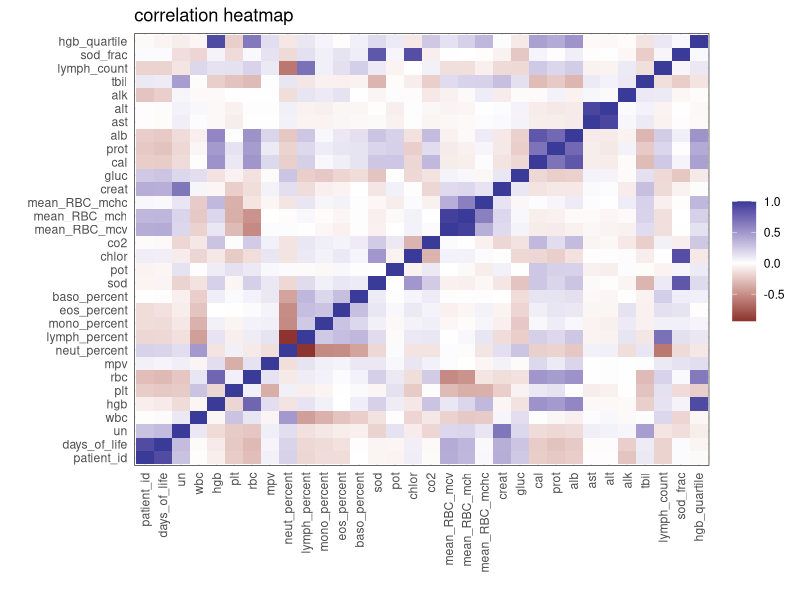
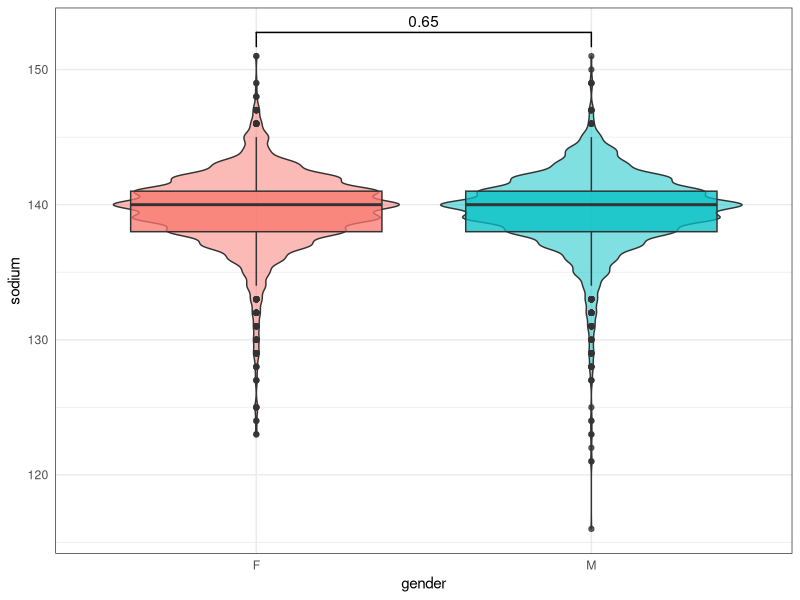
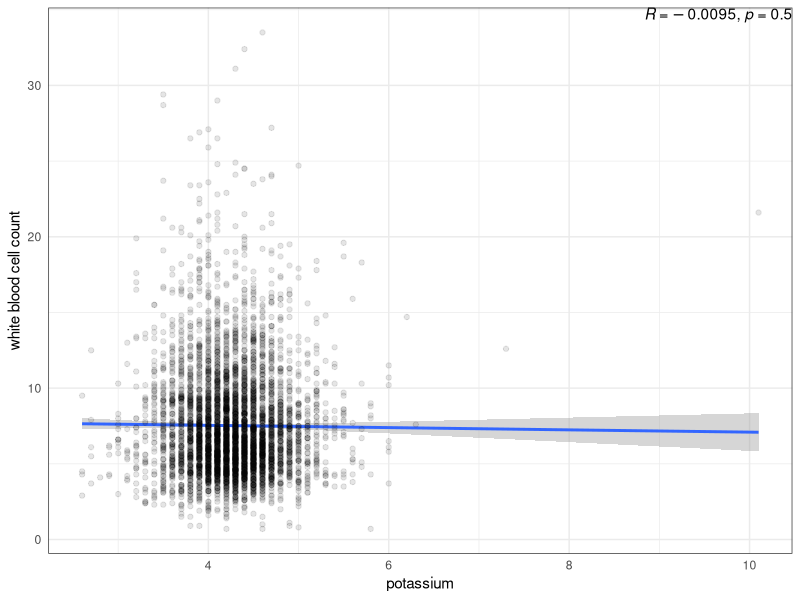
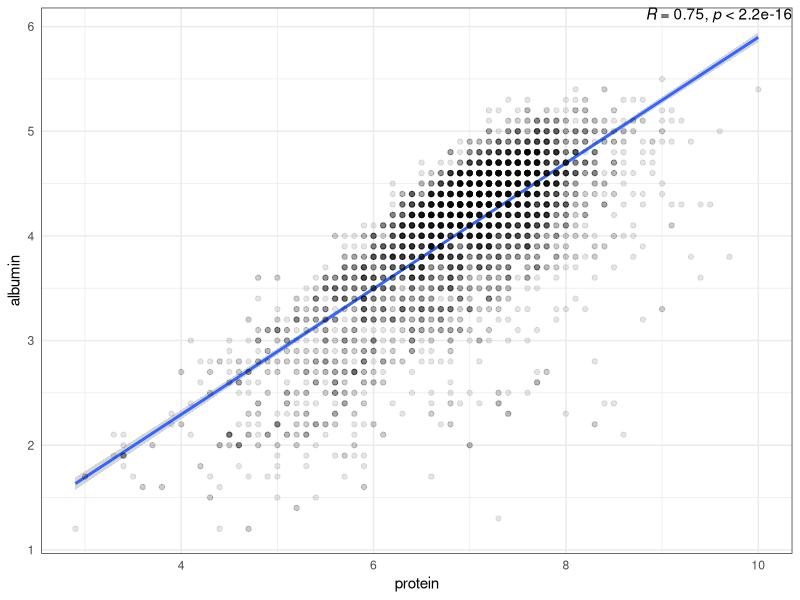
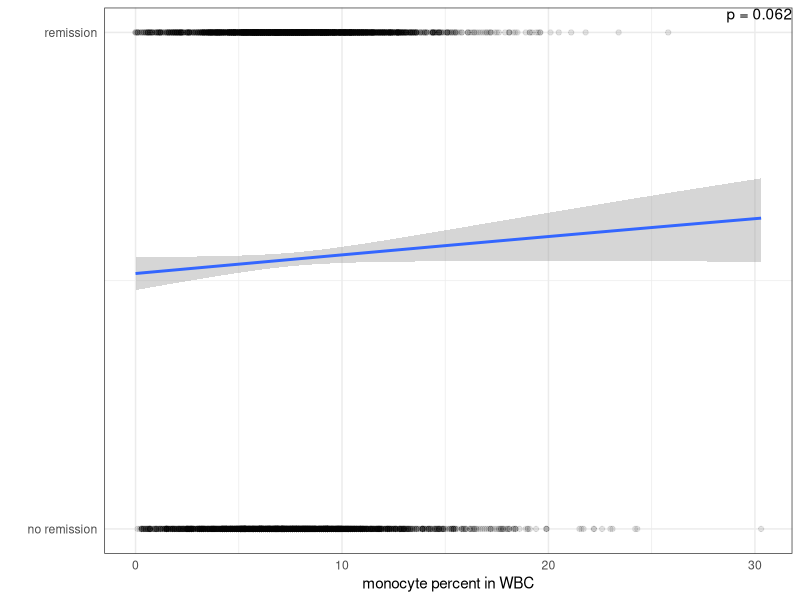
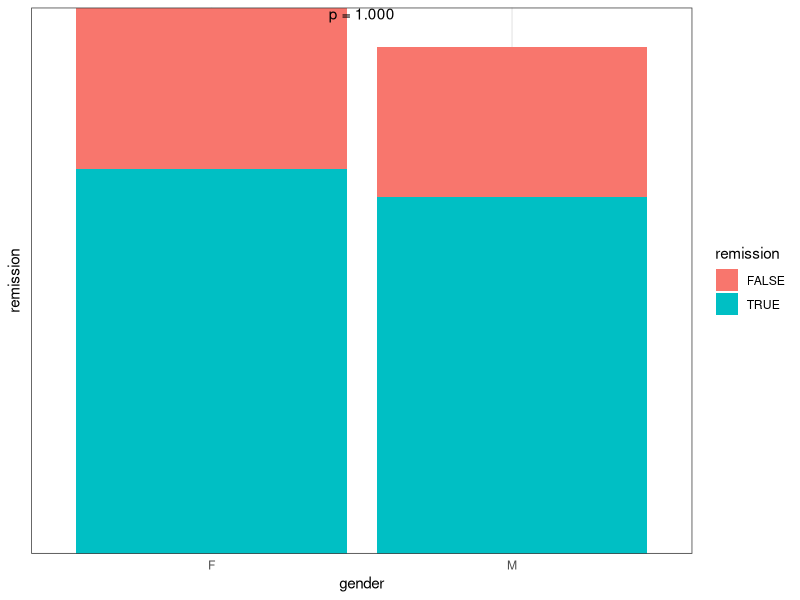
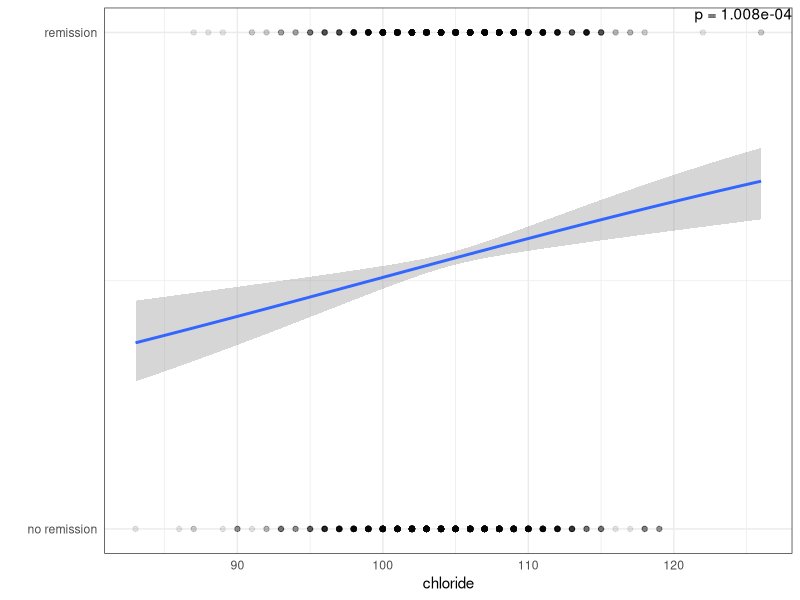
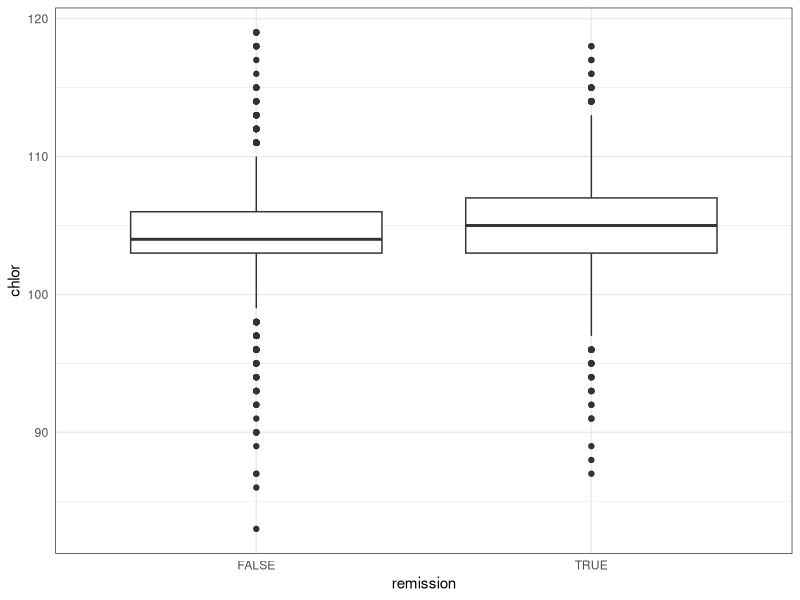

These charts were generated, in order, by the following R code:
## ---- chunk 1
knitr::opts_chunk$set(echo = TRUE)
## ---- chunk 2
library(tidyverse)
library(here)
library(reshape2)
library(ggpubr)
library(patchwork)

df = read_table(here("Data", "joined_adjusted.tsv"))

theme_set(theme_bw() +
            theme(axis.ticks = element_blank()))
## ---- chunk 3
cor(df[, sapply(df, is.numeric)], use = "complete.obs") %>%
  reshape2::melt() %>%
  ggplot(aes(Var1, Var2, fill = value)) +
  geom_tile() +
  scale_fill_gradient2() +
  theme(axis.text.x = element_text(angle = 90, hjust = 1, vjust = .5)) +
  labs(x = "", y = "", fill = "", title = "correlation heatmap")
## ---- chunk 4
df %>%
  ggplot(aes(gender, sod, fill = gender)) +
  geom_violin(alpha = .5) +
  geom_boxplot(alpha = .75) +
  geom_signif(comparisons = list(c("M", "F")), test = "wilcox.test") +
  labs(y = "sodium") +
  theme(legend.position = "none")
## ---- chunk 5
p_val = signif(wilcox.test(df[df$gender == "F",]$sod, df[df$gender == "M",]$sod)$p.value, 2)
## ---- chunk 6
df %>%
  ggplot(aes(pot, wbc)) +
  geom_smooth(method = "lm") +
  geom_point(alpha = .1) +
  stat_cor(label.x = Inf, label.y = Inf, hjust = 1, vjust = 1) +
  labs(x = "potassium", y = "white blood cell count")
## ---- chunk 7
ct = cor.test(df$pot, df$wbc)
pearson_r = signif(ct$estimate, 2)
p_val = signif(ct$p.value, 2)
## ---- chunk 8
df %>%
  ggplot(aes(prot, alb)) +
  geom_smooth(method = "lm") +
  geom_point(alpha = .1) +
  stat_cor(label.x = Inf, label.y = Inf, hjust = 1, vjust = 1) +
  labs(x = "protein", y = "albumin")
## ---- chunk 9
ct = cor.test(df$prot, df$alb)
pearson_r = signif(ct$estimate, 2)
p_val = sub(".*< (\\d+\\.\\d+e-\\d+)$", "\\1", 
            grep("p-value", capture.output(ct), value = T))
## ---- chunk 10
# p-value from logistic regression model
model = glm(remission ~ mono_percent, data = df, family = binomial)
p_val = summary(model)$coefficients[2,4]

df %>%
  ggplot(aes(mono_percent, as.integer(remission))) + 
  geom_smooth(method="glm", method.args=list(family="binomial")) +
  geom_point(alpha = .1) +
  annotate("text", x = Inf, y = Inf, 
           label = sprintf("p = %.3f", p_val), vjust = 1, hjust = 1) +
  labs(x = "monocyte percent in WBC", y = "") +
  scale_y_continuous(breaks = c(0, 1), labels = c("no remission", "remission"))
## ---- chunk 11
# Chi-squared test p-value
contingency_table = table(df$gender, df$remission)
chi_test = chisq.test(contingency_table)
p_val = chi_test$p.value

df %>%
  ggplot(aes(gender, remission, fill = remission)) +
  geom_col() +
  annotate("text", x = 1.5, y = Inf, 
           label = sprintf("p = %.3f", p_val), vjust = 1, hjust = .5) +
  theme(axis.text.y = element_blank())
## ---- chunk 12
# p-value from logistic regression model
model = glm(remission ~ chlor, data = df, family = binomial)
p_val = summary(model)$coefficients[2,4]

# plot
df %>%
  ggplot(aes(chlor, as.integer(remission))) + 
  geom_smooth(method="glm", method.args=list(family="binomial")) +
  geom_point(alpha = .1) +
  annotate("text", x = Inf, y = Inf, 
           label = sprintf("p = %.3e", p_val), vjust = 1, hjust = 1) +
  scale_y_continuous(breaks = c(0, 1), labels = c("no remission", "remission")) +
  labs(x = "chloride", y = "")
# extra plot
remission_chloride <- df %>%
  group_by(remission, chlor)%>%
  na.omit()

ggplot(data =remission_chloride) +
  aes(x= remission, y = chlor
  ) +
  geom_boxplot()
## ---- chunk 13
df %>%
  ggplot(aes(tbil, cal)) +
  geom_smooth(method = "lm") +
  geom_point(alpha = .1) +
  stat_cor(label.x = Inf, label.y = Inf, hjust = 1, vjust = 1) +
  labs(x = "total bilirubin", y = "calcium")
## ---- chunk 14
ct = cor.test(df$tbil, df$cal)
pearson_r = signif(ct$estimate, 2)
p_val = sub(".*< (\\d+\\.\\d+e-\\d+)$", "\\1", 
            grep("p-value", capture.output(ct), value = T))
## ---- chunk 15
df %>%
  ggplot(aes(gender, alt, fill = gender)) +
  geom_violin() +
  geom_signif(comparisons = list(c("M", "F")), test = "wilcox.test") +
  labs(y = "alanine transaminase") +
  theme(legend.position = "none")
## ---- chunk 16
p_val = signif(wilcox.test(df[df$gender == "F",]$alt, df[df$gender == "M",]$alt)$p.value, 2)
## ---- chunk 17
alt_m = df[df$gender == "M", ]$alt
alt_f = df[df$gender == "F", ]$alt
shapiro.test(alt_m)
shapiro.test(alt_f)
## ---- chunk 18
ggqqplot(alt_m, title = "male")
ggqqplot(alt_f, title = "female")
